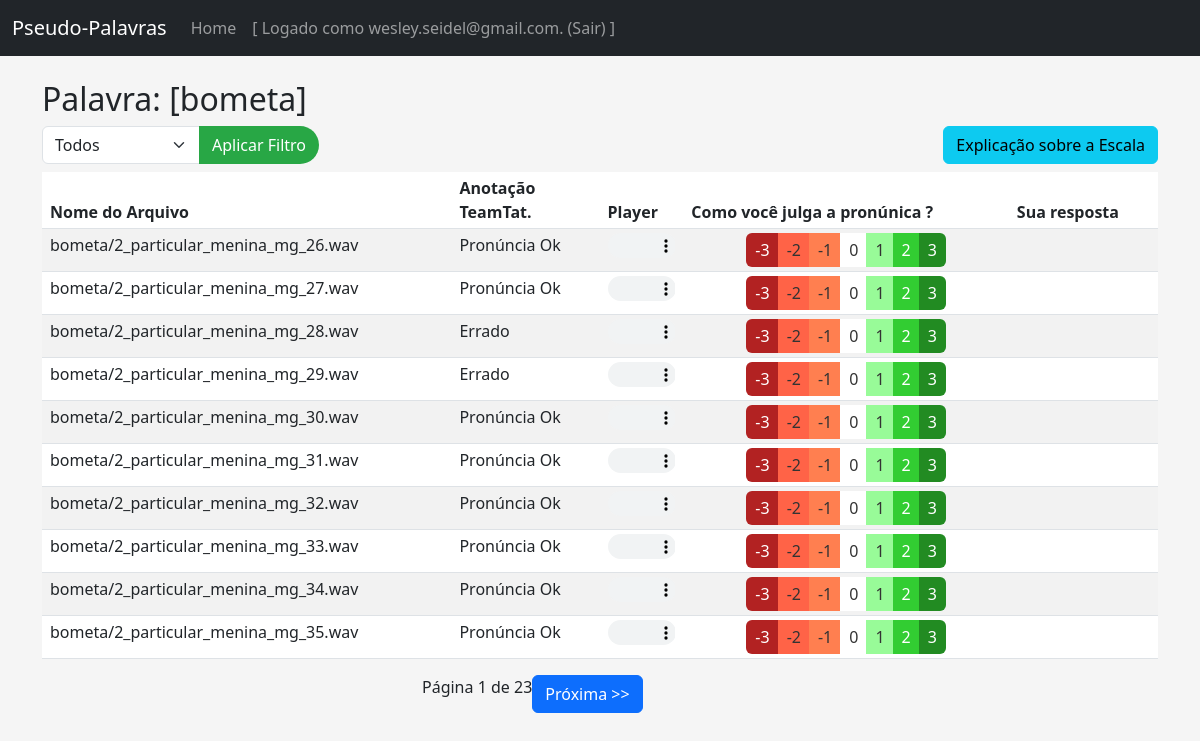
Page /wavfiles/bometa (signed in) on the committed database.
### tables this page shows
CREATE TABLE users (
    id INTEGER PRIMARY KEY AUTOINCREMENT,
    username TEXT UNIQUE NOT NULL,
    password_hash TEXT NOT NULL
);

CREATE TABLE wav_data (
    wav_file TEXT PRIMARY KEY,
    palavra TEXT,
    falado TEXT,
    tipo TEXT,
    is_error INTEGER,
    docid TEXT
);

### app.py (the view)
@app.route('/wavfiles/<palavra>')
@login_required
def wav_files(palavra):
    filter_type = request.args.get('filter_type')
    conn = sqlite3.connect(DB_NAME)
    cursor = conn.cursor()
    username = current_user.username  # Obtém o username do usuário logado
    page = request.args.get('page', 1, type=int)  # Página atual, padrão é 1
    page_size = 10  # Número de registros por página
    offset = (page - 1) * page_size  # Cálculo para o deslocamento
    sql_filter = ''
    if filter_type:
        sql_filter = f"JOIN wav_file_to_check ON wav_file_to_check.wav_file = wav_data.wav_file AND wav_file_to_check.filter = '{filter_type}'"
    sql = f'''
    SELECT wav_data.wav_file, wav_data.palavra, wav_data.falado, wav_data.tipo, wav_data.is_error, wav_data.docid, user_choices.user_choice
    FROM wav_data
    {sql_filter}
    LEFT JOIN user_choices ON wav_data.wav_file = user_choices.wav_file AND user_choices.username = ?
    WHERE wav_data.palavra = ?
    ORDER BY wav_data.wav_file
        LIMIT ? OFFSET ?
    '''
    print(sql)
    cursor.execute(sql, (username, palavra, page_size, offset))
    wav_files = cursor.fetchall()
    cursor.execute(f"""
        SELECT COUNT(*)
        FROM wav_data
        {sql_filter}
        WHERE wav_data.palavra = ?
    """, (palavra,))
    total_items = cursor.fetchone()[0]
    total_pages = (total_items + page_size - 1) // page_size  # Total de páginas (arredondando para cima)
    sql = f'select distinct filter from wav_file_to_check'
    cursor.execute(sql)
    filters = cursor.fetchall()
    conn.close()
    print( "page..........: ", page )
    print( "page_size.....: ", page_size )
    print( "offset........: ", offset )
    print( "total_items...: ", total_items )
    print( "total_pages...: ", total_pages )
    return render_template('wavfiles.html',
                        wav_files=wav_files,
                        page=page,
                        total_pages=total_pages,
                        palavra=palavra,
                        filter_type=filter_type,
                        filters=filters)

### app.py (called while the page is built)
@login_manager.user_loader
def load_user(user_id):
    conn = sqlite3.connect(DB_NAME)
    cursor = conn.cursor()
    cursor.execute("SELECT id, username, password_hash FROM users WHERE id = ?", (user_id,))
    user_data = cursor.fetchone()
    conn.close()
    if user_data:
        return User(*user_data)
    return None

### templates/wavfiles.html (shortened to what this page needs)
{% extends "base.html" %}
{% block content %}
<h2>Palavra: [{{ palavra }}]</h2>
<div class="d-flex justify-content-between mb-2">
    <div>
        <form method="get" action="{{ url_for('wav_files', palavra=palavra) }}">
            <div class="input-group">
            <select name="filter_type" id="filter_type" class="form-select"  >
                <option value="">Todos</option>
            </select>
              <button type="submit" class="btn btn-custom">Aplicar Filtro</button>
            </div>
        </form>
    </div>
    <button type="button" class="btn btn-info" data-bs-toggle="modal" data-bs-target="#escalaModal">
        Explicação sobre a Escala
    </button>
</div>
<table class="tablecondensed table table-striped table-sm">
    <thead>
        <tr>
            <th>Nome do Arquivo</th>
            <th>Anotação<br>TeamTat.</th>
            <th>Player</th>
            <th>Como você julga a pronúnica ?</th>
            <th>Sua resposta</th>
        </tr>
    </thead>
    <tbody>
        {% for wav_file, palavra, falado, tipo, is_error, docid, user_choice in wav_files %}
        <tr>
            <td>{{ wav_file }}</td>
            <td>{{ 'Errado' if is_error == 'S' else 'Pronúncia Ok' }}</td>
            <td>
                <audio controls class="w-100">
                    <source src="{{ url_for('static', filename='wavs/' + wav_file) }}" type="audio/wav">
                </audio>
            </td>
            <td class="text-center">
                <div class="btn-group">
                    <button class="btn suave_-3" onclick="updateChoice('{{ wav_file }}', '-3', '{{ wav_file }}')">-3</button>
                    <button class="btn suave_-2" onclick="updateChoice('{{ wav_file }}', '-2', '{{ wav_file }}')">-2</button>
                    <button class="btn suave_-1" onclick="updateChoice('{{ wav_file }}', '-1', '{{ wav_file }}')">-1</button>
                    <button class="btn suave_0"  onclick="updateChoice('{{ wav_file }}', '0', '{{ wav_file }}')">0</button>
                    <button class="btn suave_1"  onclick="updateChoice('{{ wav_file }}', '1', '{{ wav_file }}')">1</button>
                    <button class="btn suave_2"  onclick="updateChoice('{{ wav_file }}', '2', '{{ wav_file }}')">2</button>
                    <button class="btn suave_3"  onclick="updateChoice('{{ wav_file }}', '3', '{{ wav_file }}')">3</button>
                </div>
            </td>
            <td class="text-center">
            </td>
        </tr>
        {% endfor %}
    </tbody>
</table>
<div class="row justify-content-center">
    <div class="col-md-4">
        <div class="pagination">
            <span>    Página {{ page }} de {{ total_pages }}   </span>
            {% if page < total_pages %}
                <a href="{{ url_for('wav_files', palavra=palavra, page=page+1, filter_type=filter_type) }}" class="btn btn-primary">Próxima >> </a>
            {% endif %}
        </div>
    </div>
</div>
{% endblock %}

### templates/base.html (shortened to what this page needs)
<!DOCTYPE html>
<html lang="en">
<head>
    <link href="https://cdn.jsdelivr.net/npm/bootstrap@5.3.0/dist/css/bootstrap.min.css" rel="stylesheet">
</head>
<body>
    <nav class="navbar navbar-expand-lg navbar-dark bg-dark">
        <div class="container-fluid">
            <a class="navbar-brand" href="{{ url_for('home') }}">Pseudo-Palavras</a>
            <div class="collapse navbar-collapse">
                <ul class="navbar-nav me-auto">
                    <li class="nav-item">
                        <a class="nav-link" href="{{ url_for('home') }}">Home</a>
                    </li>
                    {% if current_user.is_authenticated %}
                    <li class="nav-item">
                        <a class="nav-link" href="{{ url_for('logout') }}">[ Logado como {{current_user.username}}. (Sair) ]</a>
                    </li>
                    {% else %}
                    <li class="nav-item">
                        <a class="nav-link" href="{{ url_for('login') }}">Login</a>
                    </li>
                    {% endif %}
                </ul>
            </div>
        </div>
    </nav>
    <div class="container mt-4">
        {% block content %}{% endblock %}
    </div>
</body>
</html>

### templates/base.html (style rules this page uses)
body { background-color: #f5f5f5; }
.table { background-color: #ffffff; }

### templates/wavfiles.html (style rules this page uses)
.suave_-3 { background-color: #B22222; color: #fff; }
.suave_-2 { background-color: #FF6347; color: #333; }
.suave_-1 { background-color: #FF7F50; color: #333; }
.suave_0 { background-color: #FFFFFF; color: #333; }
.suave_1 { background-color: #98FB98; color: #333; }
.suave_2 { background-color: #32CD32; color: #fff; }
.suave_3 { background-color: #228B22; color: #fff; }
.tablecondensed th, .tablecondensed td { padding: 4px 8px; */ }
.tablecondensed .btn-group .btn { padding: 4px 8px; */ }
.tablecondensed audio { height: 25px; }
.btn-custom { background-color: #28a745; color: white; border-radius: 20px; }

### rows in the picture
users: username "wesley.seidel@gmail.com"
wav_data: wav_file "bometa/2_particular_menina_mg_26.wav", is_error "Pronúncia Ok"
wav_data: wav_file "bometa/2_particular_menina_mg_27.wav", is_error "Pronúncia Ok"
wav_data: wav_file "bometa/2_particular_menina_mg_28.wav", is_error "Errado"
wav_data: wav_file "bometa/2_particular_menina_mg_29.wav", is_error "Errado"
wav_data: wav_file "bometa/2_particular_menina_mg_30.wav", is_error "Pronúncia Ok"
wav_data: wav_file "bometa/2_particular_menina_mg_31.wav", is_error "Pronúncia Ok"
wav_data: wav_file "bometa/2_particular_menina_mg_32.wav", is_error "Pronúncia Ok"
wav_data: wav_file "bometa/2_particular_menina_mg_33.wav", is_error "Pronúncia Ok"
wav_data: wav_file "bometa/2_particular_menina_mg_34.wav", is_error "Pronúncia Ok"
wav_data: wav_file "bometa/2_particular_menina_mg_35.wav", is_error "Pronúncia Ok"

### other values in the picture
{{ palavra }} "bometa"
{{ page }} "1"
{{ total_pages }} "23"
